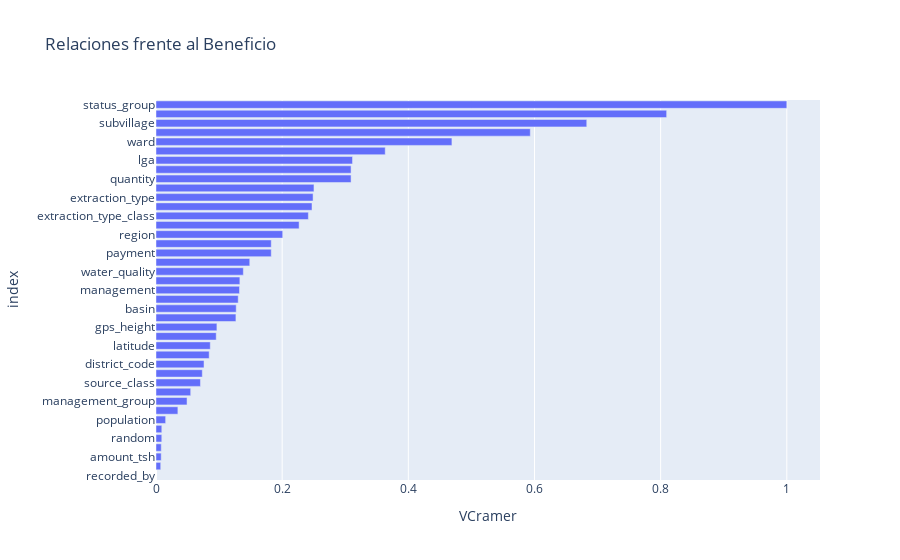

Write notebook code for a chart like this one.
### Code cell
df["random"] = np.random.uniform(0,1, size=df.shape[0])
df["random2"] = np.random.uniform(0,1, size=df.shape[0])
a_sacar = ["date_recorded","funder"]
tablaCramer = pd.DataFrame(df.drop(a_sacar,axis=1).apply(lambda x: jd.cramers_v(x, df.status_group)),columns=['VCramer'])

px.bar(tablaCramer,x=tablaCramer.VCramer,title='Relaciones frente al Beneficio').update_yaxes(categoryorder="total ascending")

### Figure 1 — Plotly figure (JSON) as saved in the notebook; plotly's stock layout.template omitted (floating-point values rounded to 4 significant figures)
{"data": [{"alignmentgroup": "True", "hovertemplate": "VCramer=%{x}<br>index=%{y}<extra></extra>", "legendgroup": "", "marker": {"color": "#636efa", "pattern": {"shape": ""}}, "name": "", "offsetgroup": "", "orientation": "h", "showlegend": false, "textposition": "auto", "type": "bar", "x": [0.009194, 0.008245, 0.09656, 0.3634, 0.09549, 0.08603, 0.8095, 0.007482, 0.1272, 0.6829, 0.2009, 0.0843, 0.07612, 0.3115, 0.4691, 0.01528, 0.07342, null, 0.1303, 0.5934, 0.03469, 0.05499, 0.249, 0.2473, 0.2415, 0.1324, 0.04921, 0.1827, 0.1827, 0.1385, 0.133, 0.3092, 0.3092, 0.1486, 0.1267, 0.07049, 0.2504, 0.2269, 1, 0.009167, 0.008346], "xaxis": "x", "y": ["id", "amount_tsh", "gps_height", "installer", "longitude", "latitude", "wpt_name", "num_private", "basin", "subvillage", "region", "region_code", "district_code", "lga", "ward", "population", "public_meeting", "recorded_by", "scheme_management", "scheme_name", "permit", "construction_year", "extraction_type", "extraction_type_group", "extraction_type_class", "management", "management_group", "payment", "payment_type", "water_quality", "quality_group", "quantity", "quantity_group", "source", "source_type", "source_class", "waterpoint_type", "waterpoint_type_group", "status_group", "random", "random2"], "yaxis": "y"}], "layout": {"barmode": "relative", "legend": {"tracegroupgap": 0}, "title": {"text": "Relaciones frente al Beneficio"}, "xaxis": {"anchor": "y", "domain": [0, 1], "title": {"text": "VCramer"}}, "yaxis": {"anchor": "x", "categoryorder": "total ascending", "domain": [0, 1], "title": {"text": "index"}}}}
